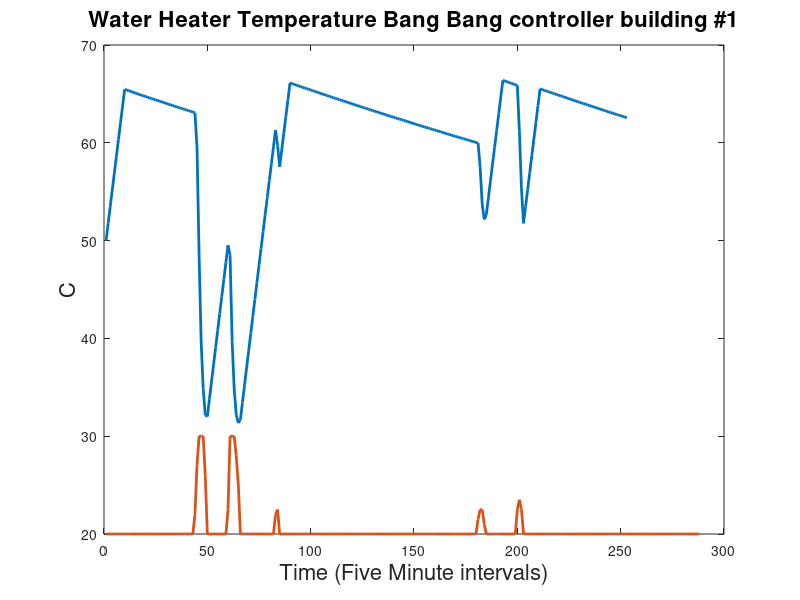

This figure's MATLAB source: (Note: this script raises an error after producing the figure.)
% Created by Amin
% A simple example using direct control and MPC 

close all;clear;clc;

% Input Building Parameters 

global A_opt;
global b_opt;
global Tsetwh;
global oc;
global WHlbT;

input=csvread('2.Predictionfile.csv');
input=input'; 
inputP=csvread('1.PredictionfileP.csv');
inputwh=csvread('3.PredictionfileWH.csv');
inputwh=inputwh';
inputP=inputP';
price=inputP(2,:);   %1.ercot 2.detroit 3.CA
%price=input(10,:);
ocall(1,:)=input(11,:);
ocall(2,:)=input(12,:);

Tsetall(1,:)=input(8,:)-1;
Tsetall(2,:)=input(13,:)-1;
whuseall(1,:)=input(14,:);
whuseall(2,:)=input(15,:);
whLBall(1,:)=inputwh(7,:);
whLBall(2,:)=inputwh(7,:);
n=[];
nvars=[];
pc0=[];

global xx;
global n;
global nvars;
global Twh;
global Tenv;
global totalR;
global valvegain;
global WHusage;
global mc;
global TimeStep;
global Qelement;
global whinit;


global PredictionHorizon
PredictionHorizon=1*60;  %should be devidable to timestep
TimeStep=5;    %min
TwhAllmpc=[];
TwhAllbb=[];
BillwhBB=[];
QwhBB=[];
QwhBBtotal=[]
QwhMPCtotal=[]
QwhMPC=[];
BillwhMPC=[];
dateL=[];

%% -------------------------------------------------
for nb=1:1   %number of buildings

    % simulation parameters

    oc=ocall(nb,:);
    WHusage=whuseall(nb,:);
    WHlbT=whLBall(nb,:);
    Tenv=(Tsetall(nb,:)-32)*(5/9);
    initialT=40+10*nb;
    Tsetwh=60;
    Qelement=2500;      %joule/second   R*I2
    valvegain=0.15*4217;    %C*liter/second
    totalR=0.4;      %Celsius/(joule/second)
    mc=100*4217;    %liter*C
    energyfactor=0.95;
    
    % reset for each building and controller
    Qwh=[];
    Twh=initialT;
    bill=0;
    
for n=1:288-12*3;

    
%% bang bang controler

            if Twh(n)>Tsetwh+5
                Qwh=[Qwh 0];
            elseif Twh(n)<Tsetwh-5
                Qwh=[Qwh Qelement];
            else
                if n==1;
                    Qwh=[Qwh Qelement];
                else
                    Qwh=[Qwh Qwh(n-1)];
                end
            end 

% water heater simulation
    
    Twh(n+1)=Twh(n)+(Qwh(n)-(Twh(n)-Tenv(n))/totalR-valvegain*WHusage(n)*(Twh(n)-Tenv(n)))/mc*TimeStep*60;
 
bill=bill+Qwh(n)*price(n)/500000/energyfactor;    
dateL=[dateL date];
end
TwhAllbb(nb,:)=Twh;
BillwhBB(nb)=bill
QwhBB(nb,:)=Qwh;
QwhBBtotal(nb)=sum(Qwh)/12;
% BB plotter

figure;
plot(TwhAllbb(nb,:),'LineWidth',2);
str = ['Water Heater Temperature Bang Bang controller building #',num2str(nb)];
title(str,'FontSize',16,'color','black');
xlabel('Time (Five Minute intervals)','FontSize',16);
ylabel('C','FontSize',16);
hold on;
plot(WHusage*10+20,'LineWidth',2);



%% MPC -----------------------------------------------
    % reset for each building and controller
    Qwh=[];
    Twh=initialT;
    bill=0;
    
nvars = PredictionHorizon/TimeStep;    % Number of variables

for n=1:288-12*3;

    
%% MPC controler
          
c_opt=[];
whinit=Twh(n);
A_opt=tril(ones(nvars,nvars));
b_opt = [];                          %A*x <= b

for i=1:nvars;
c_opt = [c_opt price(n+i)/500000];     %min c'*x

A_opt(i:end,i) = Qelement*TimeStep*60/mc;
b_opt(i)=whinit+(Qelement*i-(Twh(n)-Tenv(n))/totalR-valvegain*WHusage(n+i)*(Twh(n)-Tenv(n)))*TimeStep*60/mc+2+(1-WHlbT(n+i)).*30;    % setpoint is missing!!!!!
b_opt(nvars+i)=-(whinit+(Qelement*i-(Twh(n)-Tenv(n))/totalR-valvegain*WHusage(n+i)*(Twh(n)-Tenv(n)))*TimeStep*60/mc)+2;

end
A_opt=[A_opt;-A_opt];
b_opt=b_opt';


intcon=1:nvars;
options = gaoptimset;
options.TimeLimit=100;
options = gaoptimset(options,'PopulationSize',50);
LB = zeros(1,nvars);   % Lower bound
UB = ones(1,nvars);  % Upper bound


whobjfun=@(x) ((x*Qelement)*c_opt');
Constraint=@constraintwh;
%Constraint=@(x) (A_opt*x'-b_opt,[]);
[x_wh,fval_wh] = ga(whobjfun,nvars,[],[],[],[],LB,UB,Constraint,intcon,options);
           

% water heater simulation
    Qwh(n)=x_wh(1)*Qelement;
    Twh(n+1)=Twh(n)+(Qwh(n)-(Twh(n)-Tenv(n))/totalR-valvegain*WHusage(n)*(Twh(n)-Tenv(n)))/mc*TimeStep*60;
    bill=bill+Qwh(n)*price(n)/500000/energyfactor; 
        
end
TwhAllmpc(nb,:)=Twh;
BillwhMPC(nb)=bill;
QwhMPC(nb,:)=Qwh;
QwhMPCtotal(nb)=sum(Qwh)/12;
% MPC plotter

figure;
plot(TwhAllmpc(nb,:),'LineWidth',2);
str = ['Water Heater Temperature MPC building #',num2str(nb)];
title(str,'FontSize',16,'color','black');
xlabel('Time (Five Minute intervals)','FontSize',16);
ylabel('C','FontSize',16);
hold on;
plot(WHusage*10+20,'LineWidth',2);
plot(oc*5+25,'LineWidth',2);
plot(60-5-(1-WHlbT(nb,:)).*30,'LineWidth',2,'LineStyle','--');
plot(60+5+WHlbT(nb,:).*0,'LineWidth',2,'LineStyle','--');





%subplot first building


figure
subplot(1,2,1);
plot(TwhAllbb(nb,:),'b','LineWidth',1,'Color',[0.152941182255745 0.227450981736183 0.372549027204514]);
str = ['Water Heater Temperature Bang Bang controller building #',num2str(nb)];
title(str,'FontSize',16,'color','black');
xlabel('Time (Five Minute intervals)','FontSize',16);
ylabel('C','FontSize',16);
hold on;
plot(WHusage*10+20,'LineWidth',1);
plot(60+5+WHlbT(nb,:).*0,'LineWidth',1,'LineWidth',1,'LineStyle','--','Color',[0 0 0]);
plot(60-5+WHlbT(nb,:).*0,'LineWidth',1,'LineWidth',1,'LineStyle','--','Color',[0 0 0]);

subplot(1,2,2);
plot(TwhAllmpc(nb,:),'b','LineWidth',1,'Color',[0.152941182255745 0.227450981736183 0.372549027204514]);
str = ['Water Heater Temperature MPC building #',num2str(nb)];
title(str,'FontSize',16,'color','black');
xlabel('Time (Five Minute intervals)','FontSize',16);
ylabel('C','FontSize',16);
hold on;
plot(WHusage*10+20,'LineWidth',1);
plot(oc*5+25,'r','LineWidth',1,'Color',[0.635294139385223 0.0784313753247261 0.184313729405403],'LineStyle','-');
plot(60-5-(1-WHlbT(nb,:)).*30,'LineWidth',1,'LineWidth',1,'LineStyle','--','Color',[0 0 0]);
plot(60+5+WHlbT(nb,:).*0,'LineWidth',1,'LineWidth',1,'LineStyle','--','Color',[0 0 0]);



end




